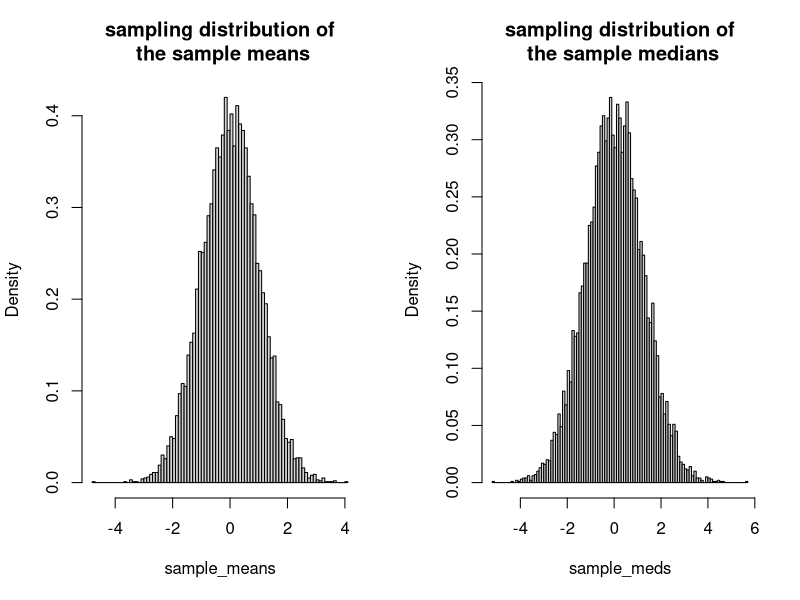
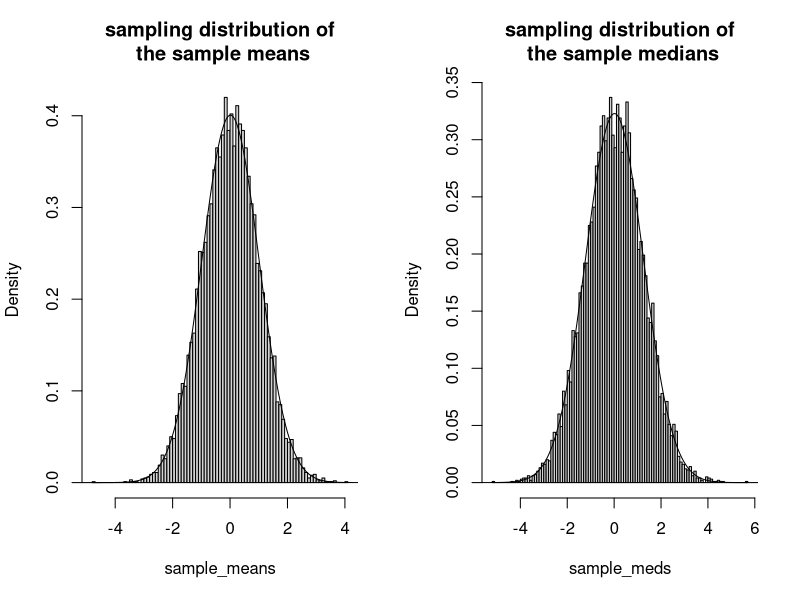
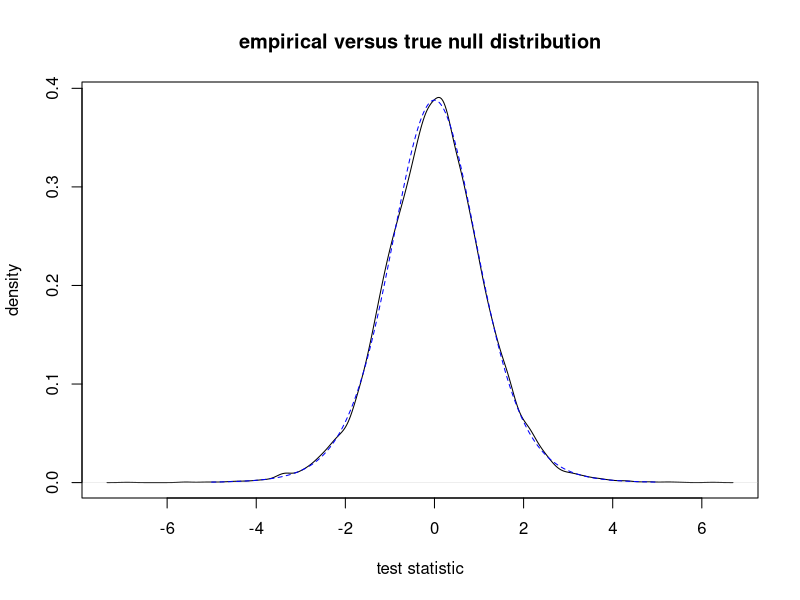
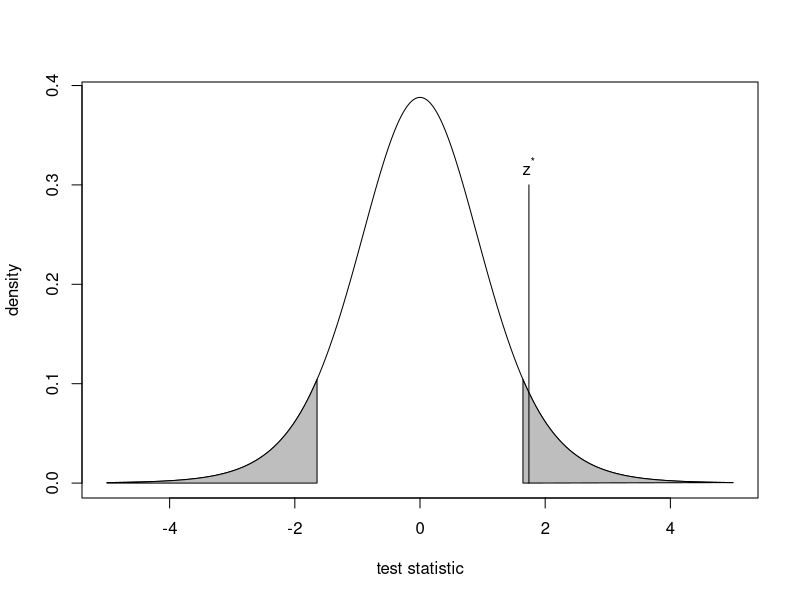
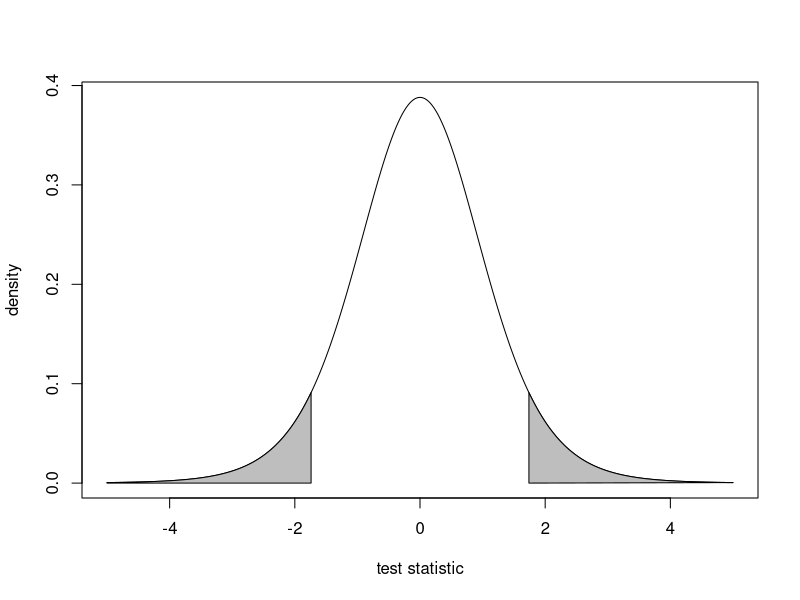
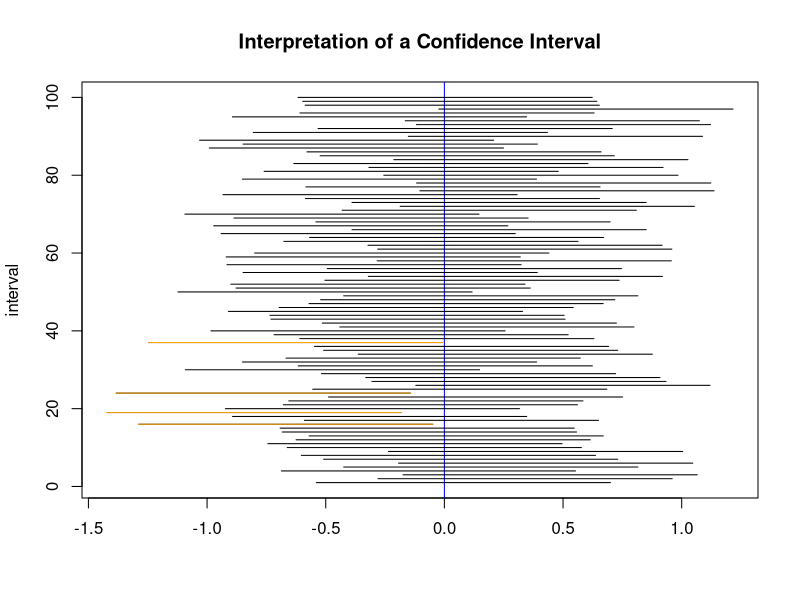

These figures' R source, in order:
## ---- chunk 1
set.seed(1904) # set seed for reproducibility
nsamples <- 10000 # number of independent samples
n <- 100 # sample size
# store sample means and medians
sample_means <- numeric(nsamples)
sample_meds <- numeric(nsamples)
# perform experiment nsamples times
for (i in seq_len(nsamples)) {
  # draw sample
  y <- rnorm(n, mean = 0, sd = 10)
  # compute sample mean
  sample_means[i] <- mean(y)
  # compute and store sample median
  sample_meds[i] <- median(y)
}
## ---- chunk 2
par(mfrow = c(1, 2)) # side-by-side histograms
hist(sample_means, probability = TRUE, breaks = 100,
     main = "sampling distribution of\n the sample means")
hist(sample_meds, probability = TRUE, breaks = 100,
     main = "sampling distribution of\n the sample medians")
par(mfrow = c(1, 1))
## ---- chunk 3
mean(sample_means) # estimated mean of sampling distribution
## ---- chunk 4
sd(sample_means)
## ---- chunk 5
mean(sample_meds)
## ---- chunk 6
sd(sample_meds)
## ---- chunk 7
par(mfrow = c(1, 2)) # side-by-side histograms
s <- seq(-10, 10, len = 10000) # sequence for plotting
hist(sample_means, probability = TRUE, breaks = 100,
     main = "sampling distribution of\n the sample means")
# normal curve with estimated mean and standard error
lines(s, dnorm(s, mean = mean(sample_means), sd = sd(sample_means)))
hist(sample_meds, probability = TRUE, breaks = 100,
     main = "sampling distribution of\n the sample medians")
lines(s, dnorm(s, mean = mean(sample_meds), sd = sd(sample_meds)))
par(mfrow = c(1, 1))
## ---- chunk 8
#| echo: false
#| label: tbl-pvalue-interp
#| tbl-cap: A summary of common strength-of-evidence interpretations for p-values.
interp_df <- cbind(pvalue = c("$> 0.10$",
                              "$\\leq 0.10$",
                              "$\\leq 0.05$",
                              "$\\leq 0.01$",
                              "$\\leq 0.001$"),
                   interpretation = c("no evidence for $H_a$",
                                     "weak evidence for $H_a$",
                                     "moderate evidence for $H_a$",
                                     "strong evidence for $H_a$",
                                     "very strong evidence for $H_a$"))
knitr::kable(interp_df,
    col.names = c("p-value", "Interpretation"),
    align = c('l', 'l'))
## ---- chunk 9
# set number seed for reproducible results
set.seed(12)
# create vector to store test statistics
tstats <- numeric(10000)
# for 10,000 experiments
for (i in seq_len(10000)) {
  # draw a sample of size 10 from a N(2, 4^2)
  y <- rnorm(n = 10, mean = 2, sd = 4)
  # compute and store the test statistic for the sample
  tstats[i] <- (mean(y) - 2) / (sd(y) / sqrt(10))
}
## ---- chunk 10
# plot empirical null distribution
plot(density(tstats),
     xlab = "test statistic",
     ylab = "density",
     main = "empirical versus true null distribution")
# sequence to plot null density over
s <- seq(-5, 5, len = 1000)
lines(s, dt(s, df = 9), lty = 2, col = "blue")
## ---- chunk 11
mean(tstats > qt(0.95, df = 9))
## ---- chunk 12
qnorm(c(0.05,0.95))
## ---- chunk 13
#| echo: false
#| execute: true
#| fig-cap: A plot of the rejection region for a two-tailed alternative hypothesis.
# sequence of values to plot
s <- seq(-5, 5, len = 10000)
plot(s, dt(s, df = 9), type = "l",
     xlab = "test statistic", ylab = "density")
q1 <- qnorm(0.05)
q2 <- qnorm(0.95)
s2 <- c(seq(-5, q1, len = 1000), q1, -5)
y2 <- c(dt(seq(-5, q1, len = 1000), df = 9), 0, 0)
s3 <- c(q2, seq(q2, 5, len = 1000), q2)
y3 <- c(0, dt(seq(q2, 5, len = 1000), df = 9), 0)
polygon(s2, y2, col = "grey")
polygon(s3, y3, col = "grey")
segments(1.74, 0, 1.74, 0.3)
text(1.74, 0.3, expression(z^"*"), pos = 3)
## ---- chunk 14
2 * (1 - pnorm(1.74))
## ---- chunk 15
#| echo: false
#| execute: true
#| fig-cap: A plot of the area used to compute the p-value based on a two-tailed alternative hypothesis.
# sequence of values to plot
s <- seq(-5, 5, len = 10000)
plot(s, dt(s, df = 9), type = "l",
     xlab = "test statistic", ylab = "density")
q1 <- -1.74
q2 <- 1.74
s2 <- c(seq(-5, q1, len = 1000), q1, -5)
y2 <- c(dt(seq(-5, q1, len = 1000), df = 9), 0, 0)
s3 <- c(q2, seq(q2, 5, len = 1000), q2)
y3 <- c(0, dt(seq(q2, 5, len = 1000), df = 9), 0)
polygon(s2, y2, col = "grey")
polygon(s3, y3, col = "grey")
## ---- chunk 16
# create vector to store sample means
means <- numeric(100)
# perform experiment 100 times
for (i in seq_len(100)) {
  # draw sample of size 10 from N(0, 1) and compute sample mean
  means[i] <- mean(rnorm(n = 10, mean = 0, sd = 1))
}
## ---- chunk 17
#calculate the lower and upper bounds for the 95% CIs
lb = means - qnorm(.975) * 1/sqrt(10)
ub = means + qnorm(.975) * 1/sqrt(10)
## ---- chunk 18
#| label: fig-ci-interp-plot
#| echo: false
#| execute: true
#| fig-cap: A plot of 100 95% confidence intervals for a population mean produced from independent samples from a $\mathsf{N}(0,1)$ population
#create blank plot
plot(range(c(lb, ub)), c(1,100),
     xlab = "", ylab = "interval", type = "n")
# title plot
title("Interpretation of a Confidence Interval")
# plot true mean
abline(v = 0, col = "blue")
#plot interval each sample
for (i in 1:100) lines(c(lb[i], ub[i]), c(i, i))
#highlight intervals missing 0 in orange
for (i in 1:100) {
  if (lb[i] > 0 | ub[i] < 0 )   {
    lines(c(lb[i],ub[i]), c(i,i), col = "orange")
  }
}
